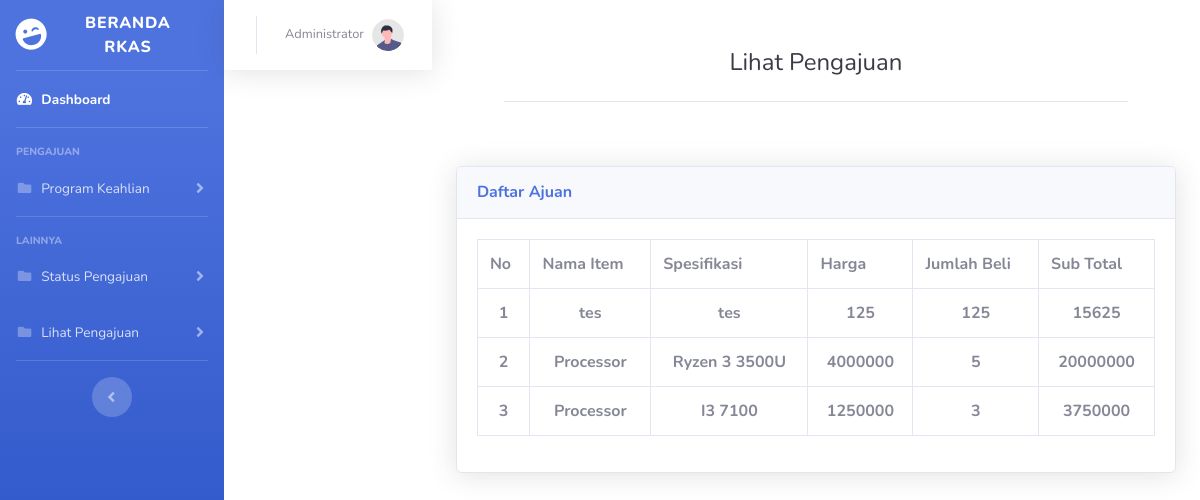
Screenshot of /lihatpengajuan.php?id=1 with the database file from the repository.
### tables this page shows
CREATE TABLE `tb_user` (
  `id_user` int(4) NOT NULL,
  `nama_user` varchar(60) NOT NULL,
  `nama` char(100) NOT NULL,
  `password` varchar(100) NOT NULL,
  `id_bagian` int(4) NOT NULL,
  `status` varchar(30) NOT NULL
);

CREATE TABLE `tb_bahan` (
  `id_bahan` int(11) NOT NULL,
  `sumber_dana` varchar(10) NOT NULL,
  `tahun_ajuan` int(4) NOT NULL,
  `item` varchar(50) NOT NULL,
  `merk` varchar(50) NOT NULL,
  `spesifikasi` varchar(50) NOT NULL,
  `harga` int(10) NOT NULL,
  `qty` int(20) NOT NULL,
  `kebutuhan_untuk` text NOT NULL,
  `jurusan` char(50) NOT NULL
);

### lihatpengajuan.php (the view, shortened to what this page needs)
<?php
include "koneksi.php";
$id = $_GET['id'];
$sql = mysqli_query($conn, "SELECT * FROM tb_bahan ORDER BY id_bahan DESC");
$sql1 = mysqli_query($conn, "SELECT * FROM tb_user WHERE id_user='$id'");
?>
<!DOCTYPE html>
<html lang="en">
<head>
    <link href="vendor/fontawesome-free/css/all.min.css" rel="stylesheet" type="text/css">
    <link href="css/sb-admin-2.css" rel="stylesheet">
</head>
<body id="page-top">
    <div id="wrapper">
        <ul class="navbar-nav bg-gradient-primary sidebar sidebar-dark accordion" id="accordionSidebar">
            <a class="sidebar-brand d-flex align-items-center justify-content-center" href="index2.php">
                <div class="sidebar-brand-icon rotate-n-15">
                    <i class="fas fa-laugh-wink"></i>
                </div>
                <div class="sidebar-brand-text mx-3">Beranda RKAS </div>
            </a>
            <hr class="sidebar-divider my-0">
            <li class="nav-item active">
                <a class="nav-link" href="index2.php">
                    <i class="fas fa-fw fa-tachometer-alt"></i>
                    <span>Dashboard</span></a>
            </li>
            <hr class="sidebar-divider">
            <div class="sidebar-heading">
                PENGAJUAN
            </div>
            <li class="nav-item">
                <a class="nav-link collapsed" href="#" data-toggle="collapse" data-target="#collapseUtilities"
                    aria-expanded="true" aria-controls="collapseUtilities">
                    <i class="fas fa-fw fa-folder"></i>
                    <span>Program Keahlian</span>
                </a>
            </li>
            <hr class="sidebar-divider">
            <div class="sidebar-heading">
                Lainnya
            </div>
            <li class="nav-item">
                <a class="nav-link collapsed" href="#" data-toggle="collapse" data-target="#status"
                    aria-expanded="true" aria-controls="collapsePages">
                    <i class="fas fa-fw fa-folder"></i>
                    <span>Status Pengajuan</span>
                </a>
            </li>
            <li class="nav-item">
                <a class="nav-link collapsed" href="#" data-toggle="collapse" data-target="#lihat"
                    aria-expanded="true" aria-controls="collapsePages">
                    <i class="fas fa-fw fa-folder"></i>
                    <span>Lihat Pengajuan</span>
                </a>
            </li>
            <hr class="sidebar-divider d-none d-md-block">
            <div class="text-center d-none d-md-inline">
                <button class="rounded-circle border-0" id="sidebarToggle"></button>
            </div>
        </ul>
        <nav class="navbar navbar-expand navbar-light bg-white topbar mb-4 static-top shadow">
                    <ul class="navbar-nav ml-auto">
                        <li class="nav-item dropdown no-arrow">
                            <a class="nav-link dropdown-toggle" href="#" id="userDropdown" role="button"
                                data-toggle="dropdown" aria-haspopup="true" aria-expanded="false">
                                <span class="mr-2 d-none d-lg-inline text-gray-600 small"><?php foreach ($sql1 as $row) :
                                echo $row['nama'];
                                    endforeach;
                                    ?></span>
                                <img class="img-profile rounded-circle"
                                    src="img/undraw_profile.svg">
                            </a>
                        </li>
                    </ul>
                </nav>
        <div class="container">
        <div class="p-5">
                            <div class="text-center">
                                <h1 class="h4 text-gray-900 mb-4">Lihat Pengajuan</h1>
                            </div>
                            <hr>
                        </div>
                        <div class="card shadow mb-4">
                        <div class="card-header py-3">
                            <h6 class="m-0 font-weight-bold text-primary">Daftar Ajuan</h6>
                        </div>
                        <div class="card-body">
                            <div class="table-responsive">
                                <table class="table table-bordered" id="dataTable" width="100%" cellspacing="0">
                                <tr>
                                            <th>No</th>
                                            <th>Nama Item</th>
                                            <th>Spesifikasi</th>
                                            <th>Harga</th>
                                            <th>Jumlah Beli</th>
                                            <th>Sub Total</th>
                                    </tr>
                                        <?php $no = 0;?>
                                    <?php foreach ($sql as $row) : ?>
                                    <tr align="center">
                                    <th><?php $no += 1; echo $no;?></th>
                                    <th><?= $row["item"];?></th>
                                    <th><?= $row["spesifikasi"];?></th>
                                    <th><?= $row["harga"];?></th>
                                    <th><?= $row["qty"];?></th>
                                    <th><?= $subtotal = $row["harga"] * $row["qty"];?></th>
                                    </tr>
                                    <?php endforeach;?>
                                </table>
                            </div>
                        </div>
                    </div>
                        </div>
</body>
</html>

### rows the page displays
tb_user: nama "Administrator"
tb_bahan: item "tes", spesifikasi "tes", harga "125", qty "125", $subtotal = $row["harga"] * $row["qty"] "15625"
tb_bahan: item "Processor", spesifikasi "Ryzen 3 3500U", harga "4000000", qty "5", $subtotal = $row["harga"] * $row["qty"] "20000000"
tb_bahan: item "Processor", spesifikasi "I3 7100", harga "1250000", qty "3", $subtotal = $row["harga"] * $row["qty"] "3750000"
